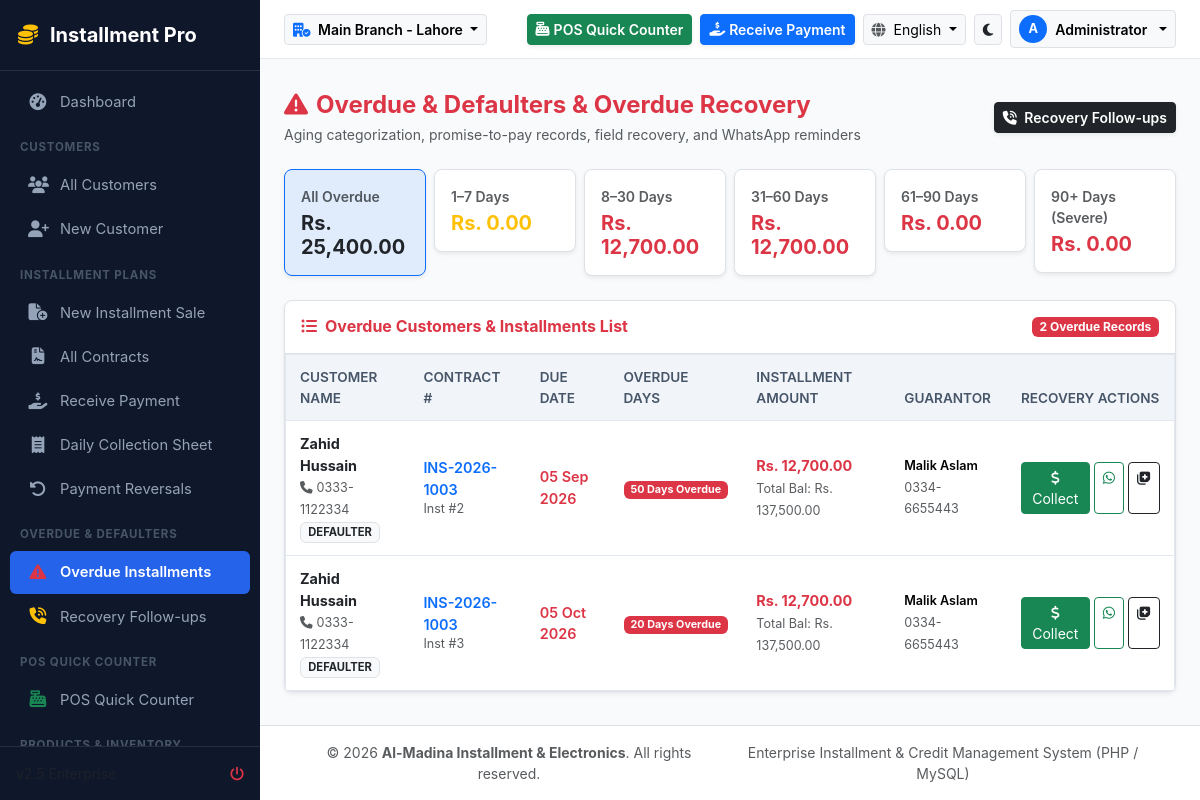
The app's page /defaulters/index.php (signed in) with its own data.
### tables this page shows
CREATE TABLE IF NOT EXISTS `branches` (
    `id` INT AUTO_INCREMENT PRIMARY KEY,
    `branch_code` VARCHAR(20) NOT NULL UNIQUE,
    `name` VARCHAR(150) NOT NULL,
    `urdu_name` VARCHAR(150) NULL,
    `phone` VARCHAR(50) NULL,
    `address` TEXT NULL,
    `city` VARCHAR(100) DEFAULT 'Lahore',
    `is_active` TINYINT(1) DEFAULT 1,
    `created_at` TIMESTAMP DEFAULT CURRENT_TIMESTAMP
);

CREATE TABLE IF NOT EXISTS `installment_schedules` (
    `id` INT AUTO_INCREMENT PRIMARY KEY,
    `contract_id` INT NOT NULL,
    `installment_number` INT NOT NULL,
    `due_date` DATE NOT NULL,
    `installment_amount` DECIMAL(12,2) NOT NULL,
    `late_fee` DECIMAL(12,2) DEFAULT 0.00,
    `paid_amount` DECIMAL(12,2) DEFAULT 0.00,
    `remaining_amount` DECIMAL(12,2) NOT NULL,
    `status` ENUM('pending', 'partial', 'paid', 'overdue') DEFAULT 'pending',
    `paid_date` DATE NULL,
    `notes` VARCHAR(255) NULL,
    FOREIGN KEY (`contract_id`) REFERENCES `installment_contracts`(`id`) ON DELETE CASCADE,
    INDEX (`due_date`),
    INDEX (`status`)
);

CREATE TABLE IF NOT EXISTS `customers` (
    `id` INT AUTO_INCREMENT PRIMARY KEY,
    `branch_id` INT NOT NULL,
    `customer_code` VARCHAR(30) NOT NULL UNIQUE,
    `full_name` VARCHAR(150) NOT NULL,
    `father_husband_name` VARCHAR(150) NULL,
    `urdu_name` VARCHAR(150) NULL,
    `cnic` VARCHAR(30) NOT NULL,
    `phone` VARCHAR(30) NOT NULL,
    `whatsapp` VARCHAR(30) NULL,
    `alt_phone` VARCHAR(30) NULL,
    `email` VARCHAR(100) NULL,
    `current_address` TEXT NOT NULL,
    `permanent_address` TEXT NULL,
    `city` VARCHAR(100) DEFAULT 'Lahore',
    `occupation` VARCHAR(100) NULL,
    `employer_name` VARCHAR(150) NULL,
    `monthly_income` DECIMAL(12,2) DEFAULT 0.00,
    `credit_limit` DECIMAL(12,2) DEFAULT 200000.00,
    `category` ENUM('new', 'regular', 'premium', 'high_risk', 'defaulter', 'blacklisted') DEFAULT 'new',
    `status` ENUM('active', 'inactive', 'blacklisted') DEFAULT 'active',
    `photo` VARCHAR(255) NULL,
    `cnic_front` VARCHAR(255) NULL,
    `cnic_back` VARCHAR(255) NULL,
    `notes` TEXT NULL,
    `created_by` INT NULL,
    `created_at` TIMESTAMP DEFAULT CURRENT_TIMESTAMP,
    `updated_at` TIMESTAMP DEFAULT CURRENT_TIMESTAMP ON UPDATE CURRENT_TIMESTAMP,
    INDEX (`cnic`),
    INDEX (`phone`),
    INDEX (`branch_id`)
);

CREATE TABLE IF NOT EXISTS `installment_contracts` (
    `id` INT AUTO_INCREMENT PRIMARY KEY,
    `contract_number` VARCHAR(50) NOT NULL UNIQUE,
    `branch_id` INT NOT NULL,
    `customer_id` INT NOT NULL,
    `salesperson_id` INT NULL,
    `collection_officer_id` INT NULL,
    `sale_date` DATE NOT NULL,
    `delivery_date` DATE NULL,
    `cash_price_total` DECIMAL(12,2) NOT NULL DEFAULT 0.00,
    `installment_price_total` DECIMAL(12,2) NOT NULL DEFAULT 0.00,
    `discount_amount` DECIMAL(12,2) DEFAULT 0.00,
    `down_payment` DECIMAL(12,2) NOT NULL DEFAULT 0.00,
    `financed_amount` DECIMAL(12,2) NOT NULL DEFAULT 0.00,  
    `total_payable` DECIMAL(12,2) NOT NULL DEFAULT 0.00,    
    `total_paid` DECIMAL(12,2) NOT NULL DEFAULT 0.00,       
    `balance_amount` DECIMAL(12,2) NOT NULL DEFAULT 0.00,   
    `installment_count` INT NOT NULL,
    `frequency` ENUM('daily', 'weekly', 'biweekly', 'monthly', 'quarterly', 'custom') DEFAULT 'monthly',
    `installment_amount` DECIMAL(12,2) NOT NULL DEFAULT 0.00,
    `first_due_date` DATE NOT NULL,
    `final_due_date` DATE NOT NULL,
    `status` ENUM('draft', 'active', 'completed', 'overdue', 'defaulted', 'cancelled', 'settled') DEFAULT 'active',
    `notes` TEXT NULL,
    `terms_agreed` TINYINT(1) DEFAULT 1,
    `created_by` INT NULL,
    `created_at` TIMESTAMP DEFAULT CURRENT_TIMESTAMP,
    `updated_at` TIMESTAMP DEFAULT CURRENT_TIMESTAMP ON UPDATE CURRENT_TIMESTAMP,
    FOREIGN KEY (`customer_id`) REFERENCES `customers`(`id`),
    FOREIGN KEY (`branch_id`) REFERENCES `branches`(`id`)
);

### defaulters/index.php (the view, shortened to what the rows shown need)
<?php
require_once __DIR__ . '/../includes/header.php';
$branchId = current_branch_id();
$sql = "SELECT s.*,
    c.contract_number, c.customer_id, c.balance_amount as total_contract_balance,
    cust.full_name as customer_name, cust.urdu_name as customer_urdu, cust.phone, cust.whatsapp, cust.current_address, cust.category as customer_category, cust.customer_code,
    g.full_name as guarantor_name, g.phone as guarantor_phone,
    DATEDIFF(CURDATE(), s.due_date) as days_overdue
    FROM installment_schedules s
    JOIN installment_contracts c ON s.contract_id = c.id
    JOIN customers cust ON c.customer_id = cust.id
    LEFT JOIN customer_guarantors g ON cust.id = g.customer_id
    WHERE c.branch_id = ? AND s.status = 'overdue' AND c.status IN ('active', 'overdue', 'defaulted')";
$params = [$branchId];
$sql .= " GROUP BY s.id ORDER BY s.due_date ASC";
$overdueList = DB::fetchAll($sql, $params);
?>
<div class="card border rounded-3 shadow-sm">
    <div class="table-responsive">
        <table class="table table-hover align-middle mb-0 table-custom">
            <thead>
                <tr>
                    <th>Customer Name</th>
                    <th>Contract #</th>
                    <th>Due Date</th>
                    <th>Overdue Days</th>
                    <th>Installment Amount</th>
                    <th>Guarantor</th>
                    <th>Recovery Actions</th>
                </tr>
            </thead>
            <tbody>
                <?php if (empty($overdueList)): ?>
                    <tr><td colspan="7" class="text-center py-4 text-success"><i class="fa-solid fa-check-circle fa-2x mb-2 d-block"></i>No overdue installments in this aging category.</td></tr>
                <?php else: ?>
                    <?php foreach ($overdueList as $o): ?>
                    <?php
                    $dueAmount = (float)$o['remaining_amount'] + (float)$o['late_fee'];
                    $waText = "محترم جناب " . $o['customer_name'] . " صاحب!\nآپ کا اقساط معاہدہ نمبر " . $o['contract_number'] . " کی قسط بمبلغ " . format_currency($dueAmount) . " گزشتہ " . $o['days_overdue'] . " دن سے واجب الادا ہے۔ برائے مہربانی فوری ادائیگی فرما کر رسید حاصل کریں۔ شکریہ!\n" . get_setting('company_name_urdu');
                    ?>
                    <tr>
                        <td>
                            <div class="fw-bold">
                                <a href="<?= BASE_URL ?>/customers/view.php?id=<?= $o['customer_id'] ?>" class="text-decoration-none text-body">
                                    <?= htmlspecialchars($o['customer_name']) ?>
                                </a>
                            </div>
                            <small class="text-muted"><i class="fa-solid fa-phone me-1"></i><?= htmlspecialchars($o['phone']) ?></small>
                            <div><span class="badge bg-light text-dark border text-uppercase" style="font-size:0.7rem;"><?= $o['customer_category'] ?></span></div>
                        </td>
                        <td>
                            <a href="<?= BASE_URL ?>/contracts/view.php?id=<?= $o['contract_id'] ?>" class="fw-semibold text-decoration-none">
                                <?= htmlspecialchars($o['contract_number']) ?>
                            </a>
                            <div class="small text-muted">Inst #<?= $o['installment_number'] ?></div>
                        </td>
                        <td>
                            <div class="text-danger fw-semibold"><?= format_date($o['due_date']) ?></div>
                        </td>
                        <td>
                            <span class="badge bg-danger"><?= $o['days_overdue'] ?> Days Overdue</span>
                        </td>
                        <td>
                            <div class="fw-bold text-danger"><?= format_currency($dueAmount) ?></div>
                            <small class="text-muted">Total Bal: <?= format_currency($o['total_contract_balance']) ?></small>
                        </td>
                        <td>
                            <div class="small fw-semibold"><?= htmlspecialchars($o['guarantor_name'] ?: '-') ?></div>
                            <small class="text-muted"><?= htmlspecialchars($o['guarantor_phone'] ?: '') ?></small>
                        </td>
                        <td>
                            <div class="d-flex gap-1">
                                <a href="<?= BASE_URL ?>/collection/receive.php?contract_id=<?= $o['contract_id'] ?>&schedule_id=<?= $o['id'] ?>&amount=<?= $dueAmount ?>" class="btn btn-sm btn-success" title="<?= __('receive_payment') ?>">
                                    <i class="fa-solid fa-dollar-sign"></i> Collect
                                </a>
                                <a href="<?= whatsapp_url($o['whatsapp'] ?: $o['phone'], $waText) ?>" target="_blank" class="btn btn-sm btn-outline-success" title="Send WhatsApp Reminder in Urdu">
                                    <i class="fa-brands fa-whatsapp"></i>
                                </a>
                                <a href="<?= BASE_URL ?>/defaulters/followups.php?contract_id=<?= $o['contract_id'] ?>" class="btn btn-sm btn-outline-dark" title="Record PTP / Field Visit">
                                    <i class="fa-solid fa-notes-medical"></i>
                                </a>
                            </div>
                        </td>
                    </tr>
                    <?php endforeach; ?>
                <?php endif; ?>
            </tbody>
        </table>
    </div>
</div>
<?php require_once __DIR__ . '/../includes/footer.php'; ?>

### includes/header.php (shortened to what the rows shown need)
<?php
$activeBranchId = current_branch_id();
$branches = DB::fetchAll("SELECT * FROM branches WHERE is_active = 1 ORDER BY id ASC");
$activeBranch = DB::fetch("SELECT * FROM branches WHERE id = ?", [$activeBranchId]) ?? ($branches[0] ?? ['name' => 'Main Branch']);
$themeMode = $_SESSION['theme_mode'] ?? 'light';
$lang = current_lang();
$isRtl = is_rtl();
?>
<!DOCTYPE html>
<html lang="<?= $lang ?>" dir="<?= $isRtl ? 'rtl' : 'ltr' ?>" data-bs-theme="<?= $themeMode ?>">
<head>
    <title><?= __('app_name') ?> - <?= get_setting('company_name', 'Installment Management System') ?></title>
    <link rel="stylesheet" href="https://cdn.jsdelivr.net/npm/bootstrap@5.3.2/dist/css/bootstrap.min.css">
    <link rel="stylesheet" href="https://cdnjs.cloudflare.com/ajax/libs/font-awesome/6.5.1/css/all.min.css">
    <link rel="stylesheet" href="<?= BASE_URL ?>/assets/css/custom.css">
</head>
<body dir="<?= $isRtl ? 'rtl' : 'ltr' ?>">
<div id="app-wrapper">
    <div id="main-content">
        <header class="top-navbar">
            <div class="d-flex align-items-center gap-3">
                <div class="dropdown">
                    <button class="btn btn-sm btn-light border dropdown-toggle fw-semibold" type="button" data-bs-override="true" data-bs-toggle="dropdown">
                        <i class="fa-solid fa-building-circle-check text-primary me-1"></i>
                        <?= htmlspecialchars($isRtl && !empty($activeBranch['urdu_name']) ? $activeBranch['urdu_name'] : $activeBranch['name']) ?>
                    </button>
                </div>
            </div>
        </header>
        <main class="flex-grow-1 px-4 py-3">

### records on screen
branches: name "Main Branch - Lahore"
installment_schedules: customers.full_name "Zahid Hussain", customers.phone "0333-1122334", customers.category "DEFAULTER", contract.contract_number "INS-2026-1003", installment_number "2", due_date "05 Sep 2026", days_overdue "50", format_currency($dueAmount) "Rs. 12,700.00", contract.balance_amount "Rs. 137,500.00", guarantor_name "Malik Aslam", guarantor_phone "0334-6655443"
installment_schedules: customers.full_name "Zahid Hussain", customers.phone "0333-1122334", customers.category "DEFAULTER", contract.contract_number "INS-2026-1003", installment_number "3", due_date "05 Oct 2026", days_overdue "20", format_currency($dueAmount) "Rs. 12,700.00", contract.balance_amount "Rs. 137,500.00", guarantor_name "Malik Aslam", guarantor_phone "0334-6655443"

### other values on screen
__('app_name') "Installment Pro"
__('dashboard') "Dashboard"
__('customers') "CUSTOMERS"
__('customer_list') "All Customers"
__('new_customer') "New Customer"
__('installment_plans') "INSTALLMENT PLANS"
__('new_contract') "New Installment Sale"
__('all_contracts') "All Contracts"
__('receive_payment') "Receive Payment"
__('daily_collection') "Daily Collection Sheet"
__('payment_reversals') "Payment Reversals"
__('defaulters') "OVERDUE & DEFAULTERS"
__('overdue_list') "Overdue Installments"
__('followups') "Recovery Follow-ups"
__('pos') "POS QUICK COUNTER"
